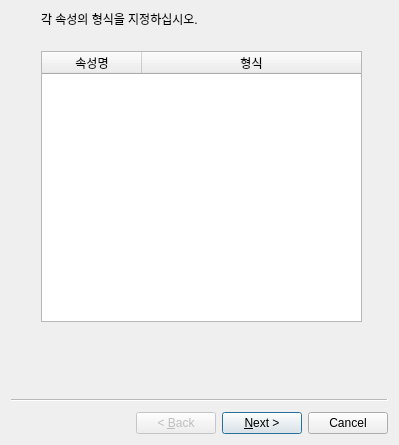
<?xml version="1.0" encoding="UTF-8"?>
<ui version="4.0">
 <class>Wizard</class>
 <widget class="QWizard" name="Wizard">
  <property name="geometry">
   <rect>
    <x>0</x>
    <y>0</y>
    <width>399</width>
    <height>445</height>
   </rect>
  </property>
  <property name="windowTitle">
   <string>가져오기</string>
  </property>
  <widget class="QWizardPage" name="wizardPage1">
   <widget class="QLabel" name="label">
    <property name="geometry">
     <rect>
      <x>30</x>
      <y>0</y>
      <width>281</width>
      <height>16</height>
     </rect>
    </property>
    <property name="text">
     <string>각 속성의 형식을 지정하십시오.</string>
    </property>
   </widget>
   <widget class="QTableWidget" name="datatypeTable">
    <property name="geometry">
     <rect>
      <x>30</x>
      <y>40</y>
      <width>321</width>
      <height>271</height>
     </rect>
    </property>
    <property name="rowCount">
     <number>0</number>
    </property>
    <property name="columnCount">
     <number>2</number>
    </property>
    <attribute name="horizontalHeaderStretchLastSection">
     <bool>true</bool>
    </attribute>
    <attribute name="verticalHeaderVisible">
     <bool>true</bool>
    </attribute>
    <column>
     <property name="text">
      <string>속성명</string>
     </property>
    </column>
    <column>
     <property name="text">
      <string>형식</string>
     </property>
    </column>
   </widget>
  </widget>
  <widget class="QWizardPage" name="wizardPage2">
   <widget class="QLabel" name="label_2">
    <property name="geometry">
     <rect>
      <x>30</x>
      <y>0</y>
      <width>281</width>
      <height>16</height>
     </rect>
    </property>
    <property name="text">
     <string>각 속성의 성격을 지정하십시오.</string>
    </property>
   </widget>
   <widget class="QTableWidget" name="characteristicTable">
    <property name="geometry">
     <rect>
      <x>30</x>
      <y>40</y>
      <width>321</width>
      <height>271</height>
     </rect>
    </property>
    <property name="columnCount">
     <number>2</number>
    </property>
    <attribute name="horizontalHeaderStretchLastSection">
     <bool>true</bool>
    </attribute>
    <column>
     <property name="text">
      <string>속성명</string>
     </property>
    </column>
    <column>
     <property name="text">
      <string>데이터 성격</string>
     </property>
    </column>
   </widget>
  </widget>
 </widget>
 <resources/>
 <connections/>
</ui>
